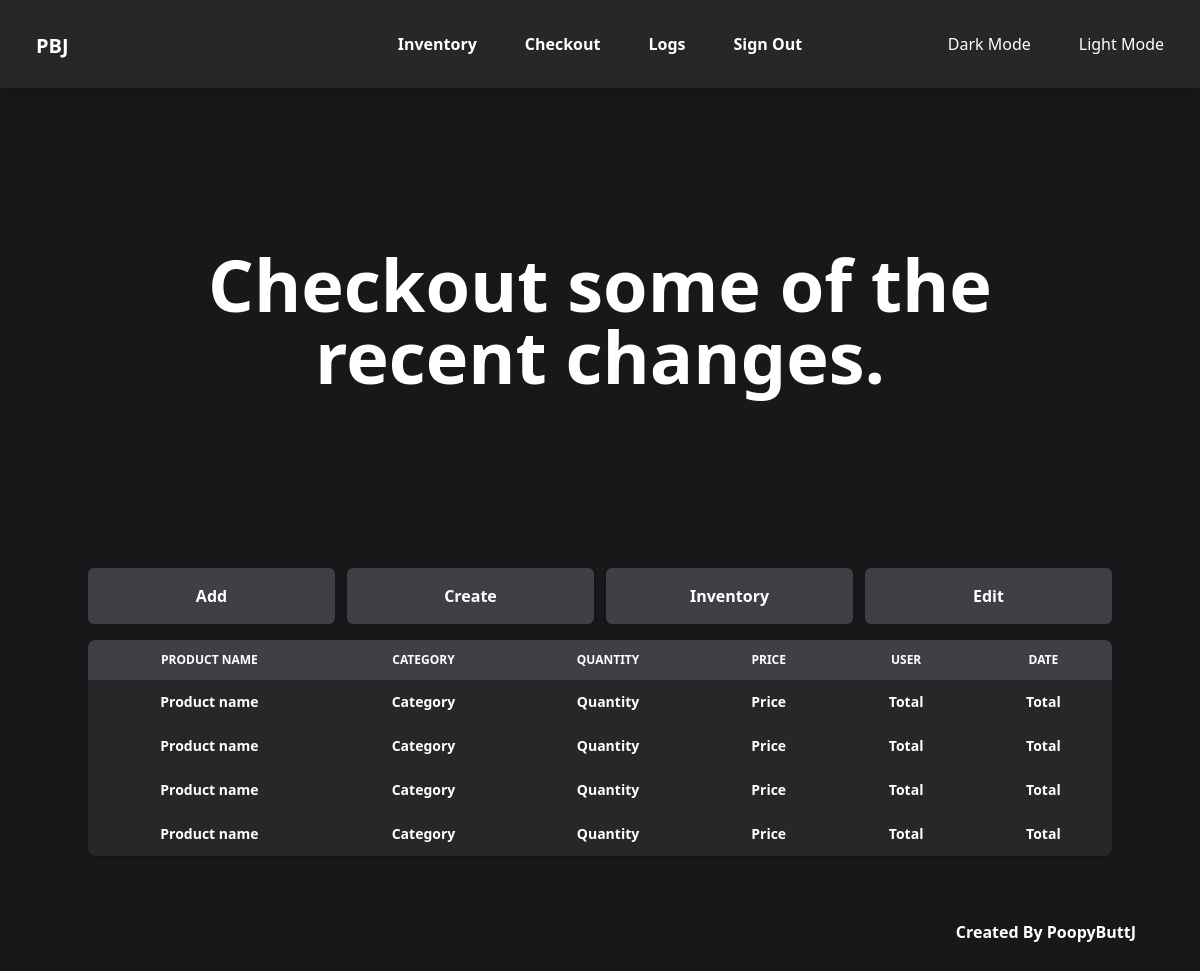
The page /inventory/logs (signed in) on the database as committed earlier.
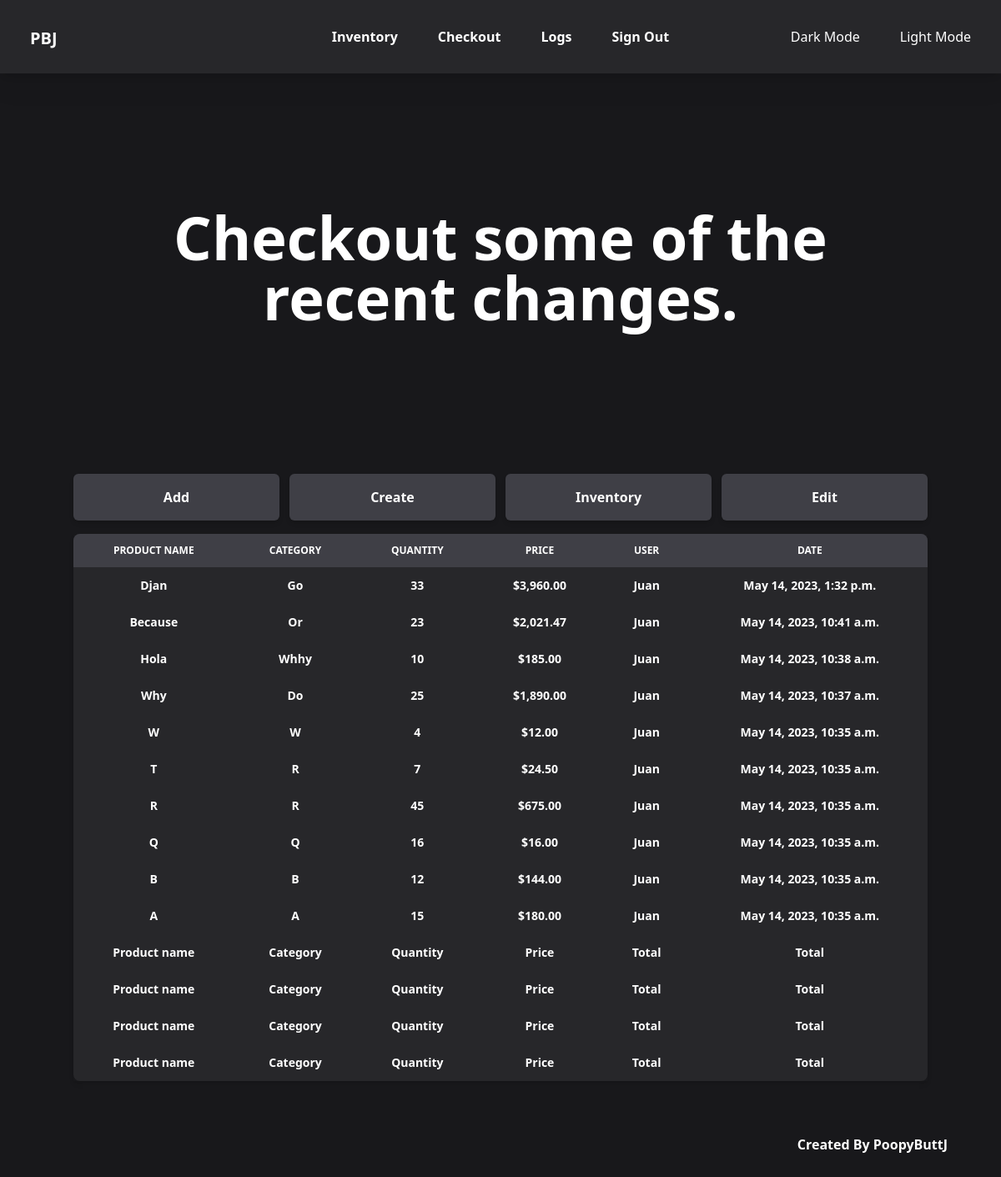
The same page on the database as committed later.
### inventory/models.py (models this page shows, shortened)
class Log(models.Model):
    partname = models.CharField(max_length=100)
    category = models.CharField(max_length=64)
    price = models.FloatField()
    quantity = models.IntegerField()
    user = models.CharField(max_length=40)
    date = models.DateTimeField()
    @property
    def total(self):
        value = self.price * self.quantity
        return f'${value:,.2f}'

### inventory/views.py (the view)
# urls.py: path('logs', views.logs, name='logs')
@login_required
def logs(request):
    logs = Log.objects.all().order_by('-date')[:10]
    theme = DarkMode.objects.filter(user=request.user.username)[0]
    return render(request, 'inventory/logs.html', {
        'theme': theme,
        'logs': logs,
})

### inventory/templates/inventory/logs.html (shortened to what this page needs)
{% extends 'core/base.html' %}
{% block background %}{{ theme.body }}{% endblock %}
{% block nav %}{{ theme.nav }}{% endblock %}
{% block hover1 %}{{ theme.hover }}{% endblock %}
{% block hover2 %}{{ theme.hover }}{% endblock %}
{% block hover3 %}{{ theme.hover }}{% endblock %}
{% block hover4 %}{{ theme.hover }}{% endblock %}
{% block hover5 %}{{ theme.hover }}{% endblock %}
{% block hover6 %}{{ theme.hover }}{% endblock %}
{% block body %}
<div class="container mx-auto">
    <div class="py-40 text-7xl font-bold text-center">
        Checkout some of the recent changes.
    </div>
</div>
<div class="w-10/12 mx-auto block sm:container py-4">
    <div class="sm:flex sm:justify-between sm:space-x-2 md:space-x-3">
        <a href="{% url 'inventory:add' %}" class="block py-20 text-3xl text-center sm:text-base m-auto mt-6 sm:p-4 sm:m-0 w-full font-semibold rounded-md shadow-md {% if theme.mode == 'Light' %} bg-slate-400 hover:bg-slate-200 {% else %} bg-zinc-700 hover:bg-zinc-400 {% endif %} transition ease-in-out">
            Add
        </a>
        <a href="{% url 'inventory:create' %}" class="block py-20 text-3xl text-center sm:text-base m-auto mt-6 sm:p-4 sm:m-0 w-full font-semibold rounded-md shadow-md {% if theme.mode == 'Light' %} bg-slate-400 hover:bg-slate-200 {% else %} bg-zinc-700 hover:bg-zinc-400 {% endif %} transition ease-in-out">
            Create
        </a>
        <a href="{% url 'inventory:index' %}" class="block py-20 text-3xl text-center sm:text-base m-auto mt-6 sm:p-4 sm:m-0 w-full font-semibold rounded-md shadow-md {% if theme.mode == 'Light' %} bg-slate-400 hover:bg-slate-200 {% else %} bg-zinc-700 hover:bg-zinc-400 {% endif %} transition ease-in-out">
            Inventory
        </a>
        <a href="#" class="block py-20 text-3xl text-center sm:text-base m-auto mt-6 mb-10 sm:mb-0 sm:p-4 sm:m-0 w-full font-semibold rounded-md shadow-md {% if theme.mode == 'Light' %} bg-slate-400 hover:bg-slate-200 {% else %} bg-zinc-700 hover:bg-zinc-400 {% endif %} transition ease-in-out">
            Edit
        </a>
    </div>
</div>
<section class="container mx-auto">
    <div class="{% if theme.mode == 'Light' %} bg-slate-200 {% else %} bg-zinc-800 {% endif %} rounded-lg">
        <div class="relative shadow-md">
            <div class="overflow-x-auto rounded-lg">
                <table class="w-full text-sm text-left">
                    <thead class="text-xs uppercase m-auto{% if theme.mode == 'Light' %} bg-slate-400 {% else %} bg-zinc-700 {% endif %} ">
                        <tr class="">
                            <th scope="col" class="px-6 py-3 text-center">Product name</th>
                            <th scope="col" class="px-6 py-3 text-center">Category</th>
                            <th scope="col" class="px-6 py-3 text-center">Quantity</th>
                            <th scope="col" class="px-6 py-3 text-center">Price</th>
                            <th scope="col" class="px-6 py-3 text-center">User</th>
                            <th scope="col" class="px-6 py-3 text-center">Date</th>
                        </tr>
                    </thead>
                    <tbody>
                        {% for log in logs %}
                        <tr class="">
                            <th scope="col" class="px-6 py-3 text-center">{{ log.partname }}</th>
                            <th scope="col" class="px-6 py-3 text-center">{{ log.category }}</th>
                            <th scope="col" class="px-6 py-3 text-center">{{ log.quantity }}</th>
                            <th scope="col" class="px-6 py-3 text-center">{{ log.total }}</th>
                            <th scope="col" class="px-6 py-3 text-center">{{ log.user }}</th>
                            <th scope="col" class="px-6 py-3 text-center">{{ log.date }}</th>
                        </tr>
                        {% endfor %}
                        <tr class="">
                            <th scope="col" class="px-6 py-3 text-center">Product name</th>
                            <th scope="col" class="px-6 py-3 text-center">Category</th>
                            <th scope="col" class="px-6 py-3 text-center">Quantity</th>
                            <th scope="col" class="px-6 py-3 text-center">Price</th>
                            <th scope="col" class="px-6 py-3 text-center">Total</th>
                            <th scope="col" class="px-6 py-3 text-center">Total</th>
                        </tr>
                        <tr class="">
                            <th scope="col" class="px-6 py-3 text-center">Product name</th>
                            <th scope="col" class="px-6 py-3 text-center">Category</th>
                            <th scope="col" class="px-6 py-3 text-center">Quantity</th>
                            <th scope="col" class="px-6 py-3 text-center">Price</th>
                            <th scope="col" class="px-6 py-3 text-center">Total</th>
                            <th scope="col" class="px-6 py-3 text-center">Total</th>
                        </tr>
                        <tr class="">
                            <th scope="col" class="px-6 py-3 text-center">Product name</th>
                            <th scope="col" class="px-6 py-3 text-center">Category</th>
                            <th scope="col" class="px-6 py-3 text-center">Quantity</th>
                            <th scope="col" class="px-6 py-3 text-center">Price</th>
                            <th scope="col" class="px-6 py-3 text-center">Total</th>
                            <th scope="col" class="px-6 py-3 text-center">Total</th>
                        </tr>
                        <tr class="">
                            <th scope="col" class="px-6 py-3 text-center">Product name</th>
                            <th scope="col" class="px-6 py-3 text-center">Category</th>
                            <th scope="col" class="px-6 py-3 text-center">Quantity</th>
                            <th scope="col" class="px-6 py-3 text-center">Price</th>
                            <th scope="col" class="px-6 py-3 text-center">Total</th>
                            <th scope="col" class="px-6 py-3 text-center">Total</th>
                        </tr>
                    </tbody>
                </table>
            </div>
        </div>
    </div>
</section>
{% endblock %}

### core/templates/core/base.html (shortened to what this page needs)
<!DOCTYPE html>
<html lang="en">
<head>
    <script src="https://cdn.tailwindcss.com"></script>
</head>
<body class="min-h-screen p-0 m-0 {% block background %}{% endblock %}">
    {% if user.is_authenticated %}
    <header class="{% block nav %}{% endblock %} py-6 px-6">
        <div class="flex flex-row">
            <div class="basis-1/4 flex">
                <a href="/" class="text-xl font-semibold ml-3 mt-2 justify-start">PBJ</a>
            </div>
            <div class="basis-3/4 min-[880px]:basis-1/2">
                <div class="lg:space-x-6 flex justify-end min-[880px]:justify-center">
                    <a href="{% url 'inventory:index' %}" class="rounded-lg px-3 py-2 font-semibold {% block hover3 %}{% endblock %} transition ease-in-out">Inventory</a>
                    <a href="/" class="hidden min-[780px]:inline-flex rounded-lg px-3 py-2 font-semibold {% block hover4 %}{% endblock %} transition ease-in-out">Checkout</a>
                    <a href="{% url 'inventory:logs' %}" class="hidden min-[780px]:inline-flex rounded-lg px-3 py-2 font-semibold {% block hover5 %}{% endblock %} transition ease-in-out">Logs</a>
                    <a href="{% url 'core:signout' %}" class="rounded-lg px-3 py-2 font-semibold {% block hover6 %}{% endblock %} transition ease-in-out">Sign Out</a>
                </div>
            </div>
            <div class="hidden basis-1/4 justify-end min-[880px]:inline-flex min-[880px]:justify-end">
                <div class="lg:space-x-6 flex  ">
                    <a href="/theme?mode=Dark" class=" rounded-lg px-3 py-2 font-light {% block hover1 %}{% endblock %} transition ease-in-out">Dark Mode</a>
                    <a href="/theme?mode=Light" class=" rounded-lg px-3 py-2 font-light {% block hover2 %}{% endblock %} transition ease-in-out">Light Mode</a>
                </div>
            </div>
        </div>
    </header>
    <main>
        {% block body %}
        {% endblock %}
    </main>
    {% endif %}
    {% if user.is_authenticated %}
    <footer class="p-16 text-base leading-10 w-full">
        <div class="flex justify-end ">
            <a href="{% url 'core:index' %}" class="font-bold text-base">Created By PoopyButtJ</a>
        </div>
    </footer>
    {% else %}
    <footer class="absolute bottom-6 text-base leading-10 w-full">
        <div class="mx-6">
            <div class="font-semibold text-end">Created By PoopyButtJ</div>
        </div>
    </footer>
    {% endif %}
</body>
</html>

Rows that differ between the two databases and show on the page:
added Log: partname "Djan", category "Go", quantity "33", total "$3,960.00", user "Juan", date "May 14, 2023, 1:32 p.m."
added Log: partname "Because", category "Or", quantity "23", total "$2,021.47", user "Juan", date "May 14, 2023, 10:41 a.m."
added Log: partname "Hola", category "Whhy", quantity "10", total "$185.00", user "Juan", date "May 14, 2023, 10:38 a.m."
added Log: partname "Why", category "Do", quantity "25", total "$1,890.00", user "Juan", date "May 14, 2023, 10:37 a.m."
added Log: partname "W", category "W", quantity "4", total "$12.00", user "Juan", date "May 14, 2023, 10:35 a.m."
added Log: partname "T", category "R", quantity "7", total "$24.50", user "Juan", date "May 14, 2023, 10:35 a.m."
added Log: partname "R", category "R", quantity "45", total "$675.00", user "Juan", date "May 14, 2023, 10:35 a.m."
added Log: partname "Q", category "Q", quantity "16", total "$16.00", user "Juan", date "May 14, 2023, 10:35 a.m."
added Log: partname "B", category "B", quantity "12", total "$144.00", user "Juan", date "May 14, 2023, 10:35 a.m."
added Log: partname "A", category "A", quantity "15", total "$180.00", user "Juan", date "May 14, 2023, 10:35 a.m."
